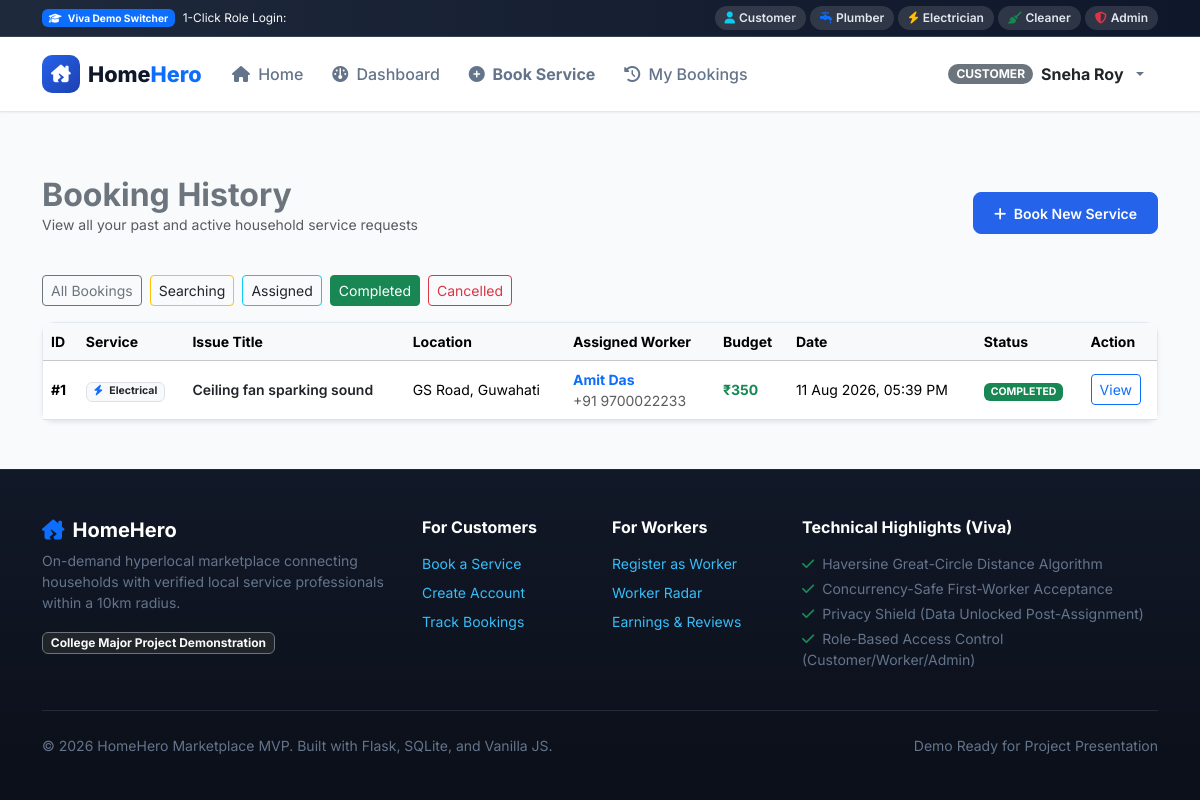
Screenshot of /customer/history?status=COMPLETED (signed in) with the database file from the repository.
### models/user.py (models this page shows, shortened)
class User(UserMixin, db.Model):
    __tablename__ = 'users'
    id = db.Column(db.Integer, primary_key=True)
    name = db.Column(db.String(120), nullable=False)
    email = db.Column(db.String(120), unique=True, nullable=False, index=True)
    phone = db.Column(db.String(20), nullable=False)
    password_hash = db.Column(db.String(256), nullable=False)
    role = db.Column(db.String(20), nullable=False, default='customer') # 'customer', 'worker', 'admin'
    status = db.Column(db.String(20), nullable=False, default='active')  # 'active', 'suspended'
    created_at = db.Column(db.DateTime, default=datetime.now)
    worker_profile = db.relationship('WorkerProfile', backref='user', uselist=False, cascade='all, delete-orphan')
    customer_requests = db.relationship('ServiceRequest', backref='customer', foreign_keys='ServiceRequest.customer_id', lazy='dynamic')
    assigned_requests = db.relationship('ServiceRequest', backref='worker', foreign_keys='ServiceRequest.assigned_worker_id', lazy='dynamic')
    reviews_written = db.relationship('Review', backref='customer', foreign_keys='Review.customer_id', lazy='dynamic')
    reviews_received = db.relationship('Review', backref='worker', foreign_keys='Review.worker_id', lazy='dynamic')
    notifications = db.relationship('Notification', backref='user', lazy='dynamic', cascade='all, delete-orphan')

### models/request.py (models this page shows, shortened)
class ServiceRequest(db.Model):
    __tablename__ = 'service_requests'
    id = db.Column(db.Integer, primary_key=True)
    customer_id = db.Column(db.Integer, db.ForeignKey('users.id', ondelete='CASCADE'), nullable=False)
    service_id = db.Column(db.Integer, db.ForeignKey('services.id', ondelete='CASCADE'), nullable=False)
    assigned_worker_id = db.Column(db.Integer, db.ForeignKey('users.id', ondelete='SET NULL'), nullable=True)
    title = db.Column(db.String(150), nullable=False)
    description = db.Column(db.Text, nullable=False)
    address = db.Column(db.Text, nullable=False)
    location_name = db.Column(db.String(150), nullable=True)
    latitude = db.Column(db.Float, nullable=False)
    longitude = db.Column(db.Float, nullable=False)
    budget = db.Column(db.Float, nullable=True)
    status = db.Column(db.String(30), default='SEARCHING', nullable=False, index=True)
    created_at = db.Column(db.DateTime, default=datetime.now)
    accepted_at = db.Column(db.DateTime, nullable=True)
    started_at = db.Column(db.DateTime, nullable=True)
    completed_at = db.Column(db.DateTime, nullable=True)
    cancelled_at = db.Column(db.DateTime, nullable=True)
    cancellation_reason = db.Column(db.String(255), nullable=True)
    review = db.relationship('Review', backref='request', uselist=False, cascade='all, delete-orphan')
    notifications = db.relationship('Notification', backref='request', lazy='dynamic', cascade='all, delete-orphan')
    def status_badge_class(self):
        mapping = {
            'SEARCHING': 'bg-warning text-dark',
            'ASSIGNED': 'bg-info text-dark',
            'ON_THE_WAY': 'bg-primary text-white',
            'IN_PROGRESS': 'bg-info text-white',
            'COMPLETED': 'bg-success text-white',
            'CANCELLED': 'bg-danger text-white'
        }
        return mapping.get(self.status, 'bg-secondary text-white')

### models/service.py (models this page shows, shortened)
class ServiceCategory(db.Model):
    __tablename__ = 'services'
    id = db.Column(db.Integer, primary_key=True)
    name = db.Column(db.String(100), unique=True, nullable=False)
    icon = db.Column(db.String(50), default='fa-tools')
    description = db.Column(db.Text, nullable=True)
    base_price = db.Column(db.Float, default=299.0)
    is_active = db.Column(db.Boolean, default=True)
    created_at = db.Column(db.DateTime, default=datetime.now)
    requests = db.relationship('ServiceRequest', backref='service', lazy='dynamic')

### routes/customer.py (the view)
@customer_bp.route('/history')
@customer_required
def history():
    status_filter = request.args.get('status')
    query = ServiceRequest.query.filter_by(customer_id=current_user.id)
    if status_filter:
        query = query.filter_by(status=status_filter)
    requests = query.order_by(ServiceRequest.created_at.desc()).all()
    return render_template('customer/history.html', requests=requests, status_filter=status_filter)

### templates/customer/history.html (shortened to what this page needs)
{% extends "base.html" %}
{% block content %}
<div class="container py-4">
    <div class="d-flex flex-wrap justify-content-between align-items-center mb-4 gap-2">
        <div>
            <h2 class="fw-bold text-secondary mb-0">Booking History</h2>
            <p class="text-muted small">View all your past and active household service requests</p>
        </div>
        <a href="{{ url_for('customer.book_service') }}" class="btn btn-primary-custom btn-sm">
            <i class="fa-solid fa-plus me-1"></i> Book New Service
        </a>
    </div>
    <div class="d-flex flex-wrap gap-2 mb-3">
        <a href="{{ url_for('customer.history') }}" class="btn btn-sm {% if not status_filter %}btn-primary{% else %}btn-outline-secondary{% endif %}">
            All Bookings
        </a>
        <a href="{{ url_for('customer.history', status='SEARCHING') }}" class="btn btn-sm {% if status_filter == 'SEARCHING' %}btn-warning text-dark{% else %}btn-outline-warning text-dark{% endif %}">
            Searching
        </a>
        <a href="{{ url_for('customer.history', status='ASSIGNED') }}" class="btn btn-sm {% if status_filter == 'ASSIGNED' %}btn-info text-dark{% else %}btn-outline-info text-dark{% endif %}">
            Assigned
        </a>
        <a href="{{ url_for('customer.history', status='COMPLETED') }}" class="btn btn-sm {% if status_filter == 'COMPLETED' %}btn-success{% else %}btn-outline-success{% endif %}">
            Completed
        </a>
        <a href="{{ url_for('customer.history', status='CANCELLED') }}" class="btn btn-sm {% if status_filter == 'CANCELLED' %}btn-danger{% else %}btn-outline-danger{% endif %}">
            Cancelled
        </a>
    </div>
    <div class="card-custom bg-white shadow-sm">
        <div class="table-responsive">
            <table class="table table-hover align-middle mb-0">
                <thead class="table-light small text-muted">
                    <tr>
                        <th>ID</th>
                        <th>Service</th>
                        <th>Issue Title</th>
                        <th>Location</th>
                        <th>Assigned Worker</th>
                        <th>Budget</th>
                        <th>Date</th>
                        <th>Status</th>
                        <th>Action</th>
                    </tr>
                </thead>
                <tbody class="small">
                    {% for req in requests %}
                    <tr>
                        <td class="fw-bold">#{{ req.id }}</td>
                        <td>
                            <span class="badge bg-light text-dark border">
                                <i class="fa-solid {{ req.service.icon }} text-primary me-1"></i> {{ req.service.name }}
                            </span>
                        </td>
                        <td class="fw-semibold text-dark">{{ req.title }}</td>
                        <td>{{ req.location_name or req.address }}</td>
                        <td>
                            {% if req.worker %}
                                <span class="fw-bold text-primary">{{ req.worker.name }}</span>
                                <div class="smaller text-muted">{{ req.worker.phone }}</div>
                            {% else %}
                                <span class="text-muted fst-italic">Not assigned</span>
                            {% endif %}
                        </td>
                        <td class="text-success fw-bold">₹{{ req.budget|round|int if req.budget else req.service.base_price|round|int }}</td>
                        <td>{{ req.created_at.strftime('%d %b %Y, %I:%M %p') }}</td>
                        <td>
                            <span class="badge {{ req.status_badge_class() }}">{{ req.status.replace('_', ' ') }}</span>
                        </td>
                        <td>
                            <a href="{{ url_for('customer.track_request', request_id=req.id) }}" class="btn btn-sm btn-outline-primary">
                                View
                            </a>
                        </td>
                    </tr>
                    {% endfor %}
                </tbody>
            </table>
        </div>
    </div>
</div>
{% endblock %}

### templates/base.html (shortened to what this page needs)
<!DOCTYPE html>
<html lang="en">
<head>
    <link href="https://cdn.jsdelivr.net/npm/bootstrap@5.3.3/dist/css/bootstrap.min.css" rel="stylesheet">
    <link rel="stylesheet" href="https://cdnjs.cloudflare.com/ajax/libs/font-awesome/6.5.1/css/all.min.css">
    <link rel="stylesheet" href="{{ url_for('static', filename='css/style.css') }}">
</head>
<body>
    <div class="viva-banner">
        <div class="container d-flex flex-wrap align-items-center justify-content-between gap-2">
            <div class="d-flex align-items-center gap-2">
                <span class="badge bg-primary"><i class="fa-solid fa-graduation-cap me-1"></i> Viva Demo Switcher</span>
                <span class="text-light d-none d-md-inline small">1-Click Role Login:</span>
            </div>
            <div class="d-flex flex-wrap align-items-center gap-1">
                <a href="{{ url_for('auth.demo_login', role_key='customer') }}" class="viva-pill" title="Login as Customer (Sneha Roy)">
                    <i class="fa-solid fa-user text-info"></i> Customer
                </a>
                <a href="{{ url_for('auth.demo_login', role_key='plumber') }}" class="viva-pill" title="Login as Rahul Sharma (Plumber)">
                    <i class="fa-solid fa-faucet-drip text-primary"></i> Plumber
                </a>
                <a href="{{ url_for('auth.demo_login', role_key='electrician') }}" class="viva-pill" title="Login as Amit Das (Electrician)">
                    <i class="fa-solid fa-bolt text-warning"></i> Electrician
                </a>
                <a href="{{ url_for('auth.demo_login', role_key='cleaner') }}" class="viva-pill" title="Login as Rohit Kalita (Cleaner)">
                    <i class="fa-solid fa-broom text-success"></i> Cleaner
                </a>
                <a href="{{ url_for('auth.demo_login', role_key='admin') }}" class="viva-pill" title="Login as Admin">
                    <i class="fa-solid fa-shield-halved text-danger"></i> Admin
                </a>
            </div>
        </div>
    </div>
    <nav class="navbar navbar-expand-lg navbar-custom sticky-top">
        <div class="container">
            <a class="navbar-brand" href="{{ url_for('index') }}">
                <div class="brand-icon">
                    <i class="fa-solid fa-house-chimney-crack"></i>
                </div>
                <span>Home<span class="text-primary">Hero</span></span>
            </a>
            <div class="collapse navbar-collapse" id="navbarMain">
                <ul class="navbar-nav me-auto mb-2 mb-lg-0">
                    <li class="nav-item">
                        <a class="nav-link" href="{{ url_for('index') }}"><i class="fa-solid fa-house me-1"></i> Home</a>
                    </li>
                    {% if current_user.is_authenticated %}
                        {% if current_user.role == 'customer' %}
                            <li class="nav-item">
                                <a class="nav-link" href="{{ url_for('customer.dashboard') }}"><i class="fa-solid fa-gauge me-1"></i> Dashboard</a>
                            </li>
                            <li class="nav-item">
                                <a class="nav-link text-primary fw-bold" href="{{ url_for('customer.book_service') }}"><i class="fa-solid fa-plus-circle me-1"></i> Book Service</a>
                            </li>
                            <li class="nav-item">
                                <a class="nav-link" href="{{ url_for('customer.history') }}"><i class="fa-solid fa-clock-rotate-left me-1"></i> My Bookings</a>
                            </li>
                        {% endif %}
                    {% endif %}
                </ul>
                <ul class="navbar-nav ms-auto align-items-lg-center gap-2">
                    {% if current_user.is_authenticated %}
                        <li class="nav-item dropdown">
                            <a class="nav-link dropdown-toggle d-flex align-items-center gap-2" href="#" role="button" data-bs-toggle="dropdown">
                                <span class="badge bg-secondary rounded-pill px-2 py-1">
                                    {{ current_user.role.upper() }}
                                </span>
                                <span class="fw-bold text-dark">{{ current_user.name }}</span>
                            </a>
                        </li>
                    {% endif %}
                </ul>
            </div>
        </div>
    </nav>
    <main class="py-4">
        {% block content %}{% endblock %}
    </main>
   <footer class="custom-footer py-5 mt-auto">
       <div class="container">
            <div class="row g-4">
                <div class="col-lg-4">
                    <h5 class="text-white fw-bold d-flex align-items-center gap-2">
                        <i class="fa-solid fa-house-chimney-crack text-primary"></i> HomeHero
                    </h5>
                    <p class="small text-muted mb-3">
                        On-demand hyperlocal marketplace connecting households with verified local service professionals within a 10km radius.
                    </p>
                    <span class="badge bg-dark border border-secondary text-light">College Major Project Demonstration</span>
                </div>
                <div class="col-6 col-lg-2">
                    <h6 class="text-white fw-bold mb-3">For Customers</h6>
                    <ul class="list-unstyled small d-flex flex-column gap-2">
                        <li><a href="{{ url_for('customer.book_service') }}">Book a Service</a></li>
                        <li><a href="{{ url_for('auth.register_customer') }}">Create Account</a></li>
                        <li><a href="{{ url_for('customer.history') }}">Track Bookings</a></li>
                    </ul>
                </div>
                <div class="col-6 col-lg-2">
                    <h6 class="text-white fw-bold mb-3">For Workers</h6>
                    <ul class="list-unstyled small d-flex flex-column gap-2">
                        <li><a href="{{ url_for('auth.register_worker') }}">Register as Worker</a></li>
                        <li><a href="{{ url_for('worker.dashboard') }}">Worker Radar</a></li>
                        <li><a href="{{ url_for('worker.jobs_history') }}">Earnings & Reviews</a></li>
                    </ul>
                </div>
                <div class="col-lg-4">
                    <h6 class="text-white fw-bold mb-3">Technical Highlights (Viva)</h6>
                    <ul class="list-unstyled small text-muted d-flex flex-column gap-1">
                        <li><i class="fa-solid fa-check text-success me-1"></i> Haversine Great-Circle Distance Algorithm</li>
                        <li><i class="fa-solid fa-check text-success me-1"></i> Concurrency-Safe First-Worker Acceptance</li>
                        <li><i class="fa-solid fa-check text-success me-1"></i> Privacy Shield (Data Unlocked Post-Assignment)</li>
                        <li><i class="fa-solid fa-check text-success me-1"></i> Role-Based Access Control (Customer/Worker/Admin)</li>
                    </ul>
                </div>
            </div>
            <hr class="border-secondary my-4">
            <div class="d-flex flex-wrap justify-content-between align-items-center small text-muted">
                <div>&copy; {{ now.year }} HomeHero Marketplace MVP. Built with Flask, SQLite, and Vanilla JS.</div>
                <div>Demo Ready for Project Presentation</div>
            </div>
        </div>
    </footer>
</body>
</html>

### rows the page displays
User: role "CUSTOMER", name "Sneha Roy"
ServiceRequest: id "1", service.name "Electrical", title "Ceiling fan sparking sound", location_name "GS Road, Guwahati", worker.name "Amit Das", worker.phone "+91 9700022233", budget "350", created_at "11 Aug 2026, 05:39 PM", status.replace "COMPLETED"
